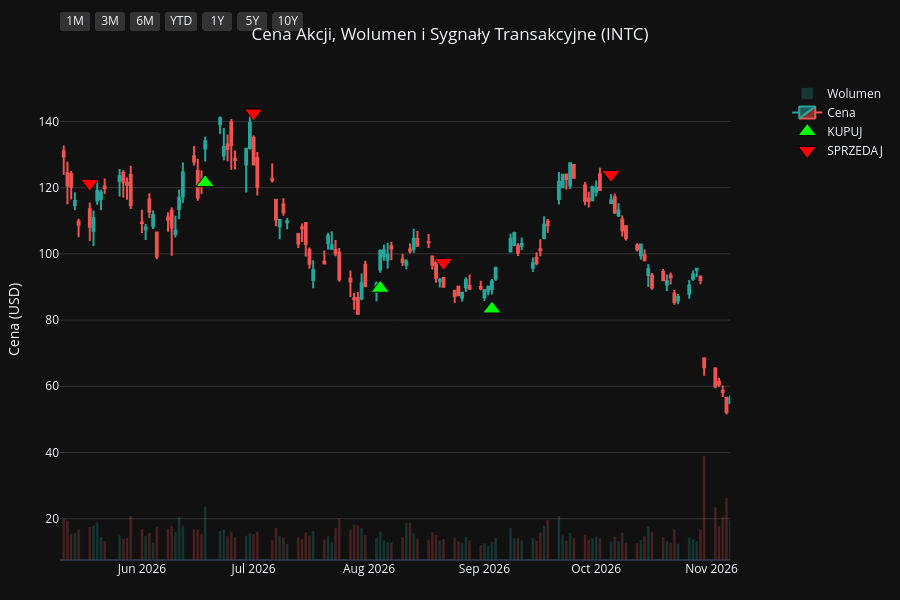
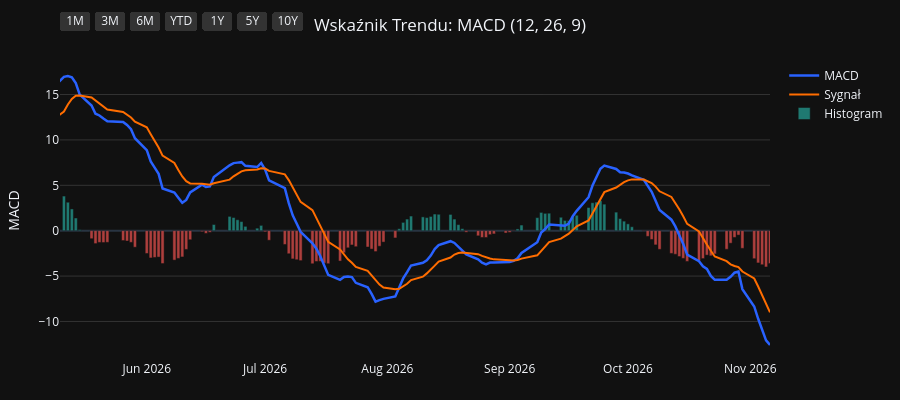
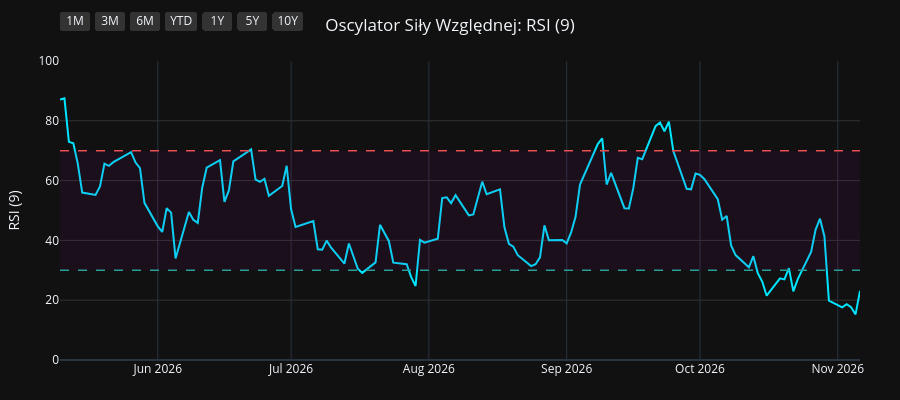
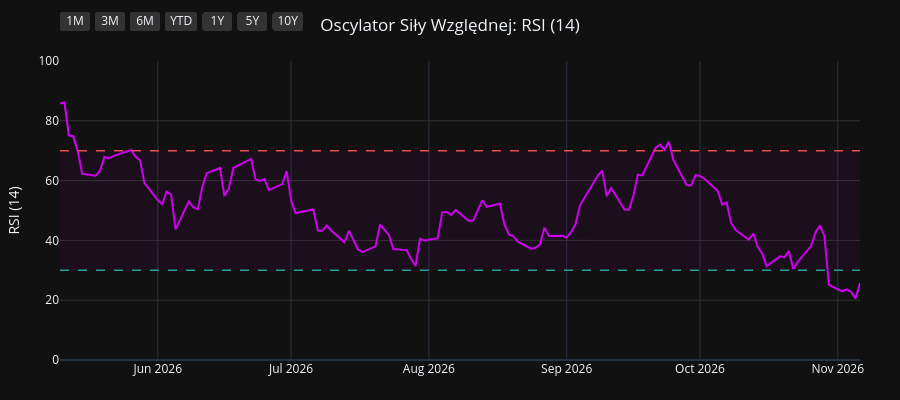

The notebook cell these images were saved under, in order:
### Code cell
import os
import yfinance as yf
import pandas as pd
import pandas_ta as ta
import plotly.graph_objects as go
from plotly.subplots import make_subplots

# 1. Pobranie i przygotowanie danych
symbol = os.environ.get("STOCK_TICKER", "").strip().upper()
if not symbol:
    raise RuntimeError("Set STOCK_TICKER before running price_extractor.ipynb")
df = yf.Ticker(symbol).history(period="10y")
df.index = df.index.tz_localize(None)

# Wskaźniki i sygnały
df.ta.macd(fast=12, slow=26, signal=9, append=True)
df.ta.rsi(length=9, append=True)
df.ta.rsi(length=14, append=True)
df.ta.rsi(length=21, append=True)
df.dropna(inplace=True)

macd = df['MACD_12_26_9']
signal = df['MACDs_12_26_9']
wczorajszy_macd = macd.shift(1)
wczorajszy_signal = signal.shift(1)

df['Decyzja'] = 'BRAK'
df.loc[(macd > signal) & (wczorajszy_macd <= wczorajszy_signal), 'Decyzja'] = 'KUPUJ'
df.loc[(macd < signal) & (wczorajszy_macd >= wczorajszy_signal), 'Decyzja'] = 'SPRZEDAJ'

df_kupuj = df[df['Decyzja'] == 'KUPUJ']
df_sprzedaj = df[df['Decyzja'] == 'SPRZEDAJ']
df_dywidendy = df[df['Dividends'] > 0]
df_splity = df[df['Stock Splits'] > 0]

# Wspólna konfiguracja osi X
konfiguracja_osi_x = dict(
    type="date",
    showspikes=True, spikemode="across", spikesnap="cursor", spikedash="dot", spikecolor="#ffffff", spikethickness=1, hoverformat="%Y-%m-%d",
    rangeselector=dict(
        buttons=list([
            dict(count=1, label="1M", step="month", stepmode="backward"),
            dict(count=3, label="3M", step="month", stepmode="backward"),
            dict(count=6, label="6M", step="month", stepmode="backward"),
            dict(count=1, label="YTD", step="year", stepmode="todate"),
            dict(count=1, label="1Y", step="year", stepmode="backward"),
            dict(count=5, label="5Y", step="year", stepmode="backward"),
            dict(step="all", label="10Y")
        ]),
        bgcolor="#333333", activecolor="#2962ff", x=0, y=1.1
    )
)

# ==========================================
# WYKRES 1: CENA + WOLUMEN + SYGNAŁY
# ==========================================
fig1 = make_subplots(specs=[[{"secondary_y": True}]])

kolory_wolumenu = ['#26a69a' if row['Close'] >= row['Open'] else '#ef5350' for index, row in df.iterrows()]
fig1.add_trace(go.Bar(x=df.index, y=df['Volume'], marker_color=kolory_wolumenu, opacity=0.25, name='Wolumen'), secondary_y=True)
fig1.add_trace(go.Candlestick(x=df.index, open=df['Open'], high=df['High'], low=df['Low'], close=df['Close'], name='Cena', increasing_line_color='#26a69a', decreasing_line_color='#ef5350'), secondary_y=False)
fig1.add_trace(go.Scatter(x=df_kupuj.index, y=df_kupuj['Low'] * 0.95, customdata=df_kupuj[['Low', 'High']], mode='markers', marker=dict(symbol='triangle-up', size=16, color='#00ff00', line=dict(width=1, color='black')), name='KUPUJ', hovertemplate='KUPUJ<br>Najniższa: %{customdata[0]:.2f}<br>Najwyższa: %{customdata[1]:.2f}<extra></extra>'), secondary_y=False)
fig1.add_trace(go.Scatter(x=df_sprzedaj.index, y=df_sprzedaj['High'] * 1.05, customdata=df_sprzedaj[['Low', 'High']], mode='markers', marker=dict(symbol='triangle-down', size=16, color='#ff0000', line=dict(width=1, color='black')), name='SPRZEDAJ', hovertemplate='SPRZEDAJ<br>Najniższa: %{customdata[0]:.2f}<br>Najwyższa: %{customdata[1]:.2f}<extra></extra>'), secondary_y=False)

if not df_dywidendy.empty:
    fig1.add_trace(go.Scatter(x=df_dywidendy.index, y=df_dywidendy['Low'] * 0.90, mode='markers+text', marker=dict(symbol='circle', size=12, color='#29b6f6', line=dict(width=1, color='white')), text=df_dywidendy['Dividends'].apply(lambda x: f"{x}$"), textposition="bottom center", name='Dywidenda', showlegend=False, hovertemplate='Dywidenda: %{text}<extra></extra>', textfont=dict(color="#29b6f6")), secondary_y=False)
if not df_splity.empty:
                    fig1.add_trace(go.Scatter(x=df_splity.index, y=df_splity['High'], mode='markers+text', marker=dict(symbol='star', size=16, color='#ffee58', line=dict(width=1, color='black')), text=df_splity['Stock Splits'].apply(lambda x: f"{x:g}:1" if x >= 1 else f"1:{1 / x:g}"), textposition="top center", name='Split', hovertemplate='%{text}<extra></extra>', textfont=dict(color="#ffee58")), secondary_y=False)

fig1.update_layout(title=dict(text=f"Cena Akcji, Wolumen i Sygnały Transakcyjne ({symbol})", x=0.5, xanchor='center'), dragmode='pan', xaxis_rangeslider_visible=False, template='plotly_dark', height=600, hovermode='x unified', margin=dict(l=60, r=40, t=60, b=40))
fig1.update_xaxes(**konfiguracja_osi_x)
fig1.update_xaxes(range=[df.index.max() - pd.Timedelta(days=180), df.index.max()])
fig1.update_yaxes(title_text="Cena (USD)", secondary_y=False, gridcolor='#333333')
fig1.update_yaxes(range=[0, df['Volume'].max() * 4], showgrid=False, showticklabels=False, secondary_y=True)
fig1.show(config={'scrollZoom': True})

# ==========================================
# WYKRES 2: WSKAŹNIK MACD
# ==========================================
fig2 = go.Figure()
fig2.add_trace(go.Scatter(x=df.index, y=df['MACD_12_26_9'], line=dict(color='#2962ff', width=2.5), name='MACD'))
fig2.add_trace(go.Scatter(x=df.index, y=df['MACDs_12_26_9'], line=dict(color='#ff6d00', width=2), name='Sygnał'))
kolory_macd = ['#26a69a' if val >= 0 else '#ef5350' for val in df['MACDh_12_26_9']]
fig2.add_trace(go.Bar(x=df.index, y=df['MACDh_12_26_9'], marker_color=kolory_macd, name='Histogram', opacity=0.7))
fig2.update_layout(title=dict(text="Wskaźnik Trendu: MACD (12, 26, 9)", x=0.5, xanchor='center'), dragmode='pan', xaxis_rangeslider_visible=False, template='plotly_dark', height=400, hovermode='x unified', margin=dict(l=60, r=40, t=60, b=40))
fig2.update_xaxes(**konfiguracja_osi_x)
fig2.update_xaxes(range=[df.index.max() - pd.Timedelta(days=180), df.index.max()])
fig2.update_yaxes(title_text="MACD", gridcolor='#333333')
fig2.show(config={'scrollZoom': True})

# ==========================================
# WYKRES 3: OSCYLATOR RSI (9)
# ==========================================
fig3 = go.Figure()
fig3.add_trace(go.Scatter(x=df.index, y=df['RSI_9'], line=dict(color='#00e5ff', width=2), name='RSI (9)'))
fig3.add_hline(y=70, line_dash="dash", line_color="#ef5350", line_width=1.5)
fig3.add_hline(y=30, line_dash="dash", line_color="#26a69a", line_width=1.5)
fig3.add_hrect(y0=30, y1=70, line_width=0, fillcolor="purple", opacity=0.1)
fig3.update_layout(title=dict(text="Oscylator Siły Względnej: RSI (9)", x=0.5, xanchor='center'), dragmode='pan', xaxis_rangeslider_visible=False, template='plotly_dark', height=400, hovermode='x unified', margin=dict(l=60, r=40, t=60, b=40))
fig3.update_xaxes(**konfiguracja_osi_x)
fig3.update_xaxes(range=[df.index.max() - pd.Timedelta(days=180), df.index.max()])
fig3.update_yaxes(title_text="RSI (9)", range=[0, 100], gridcolor='#333333')
fig3.show(config={'scrollZoom': True})

# ==========================================
# WYKRES 4: OSCYLATOR RSI (14)
# ==========================================
fig4 = go.Figure()
fig4.add_trace(go.Scatter(x=df.index, y=df['RSI_14'], line=dict(color='#d500f9', width=2), name='RSI (14)'))
fig4.add_hline(y=70, line_dash="dash", line_color="#ef5350", line_width=1.5)
fig4.add_hline(y=30, line_dash="dash", line_color="#26a69a", line_width=1.5)
fig4.add_hrect(y0=30, y1=70, line_width=0, fillcolor="purple", opacity=0.1)
fig4.update_layout(title=dict(text="Oscylator Siły Względnej: RSI (14)", x=0.5, xanchor='center'), dragmode='pan', xaxis_rangeslider_visible=False, template='plotly_dark', height=400, hovermode='x unified', margin=dict(l=60, r=40, t=60, b=40))
fig4.update_xaxes(**konfiguracja_osi_x)
fig4.update_xaxes(range=[df.index.max() - pd.Timedelta(days=180), df.index.max()])
fig4.update_yaxes(title_text="RSI (14)", range=[0, 100], gridcolor='#333333')
fig4.show(config={'scrollZoom': True})

# ==========================================
# WYKRES 5: OSCYLATOR RSI (21)
# ==========================================
fig5 = go.Figure()
fig5.add_trace(go.Scatter(x=df.index, y=df['RSI_21'], line=dict(color='#64dd17', width=2), name='RSI (21)'))
fig5.add_hline(y=70, line_dash="dash", line_color="#ef5350", line_width=1.5)
fig5.add_hline(y=30, line_dash="dash", line_color="#26a69a", line_width=1.5)
fig5.add_hrect(y0=30, y1=70, line_width=0, fillcolor="purple", opacity=0.1)
fig5.update_layout(title=dict(text="Oscylator Siły Względnej: RSI (21)", x=0.5, xanchor='center'), dragmode='pan', xaxis_rangeslider_visible=False, template='plotly_dark', height=400, hovermode='x unified', margin=dict(l=60, r=40, t=60, b=40))
fig5.update_xaxes(**konfiguracja_osi_x)
fig5.update_xaxes(range=[df.index.max() - pd.Timedelta(days=180), df.index.max()])
fig5.update_yaxes(title_text="RSI (21)", range=[0, 100], gridcolor='#333333')
fig5.show(config={'scrollZoom': True})

### Figure 1 — Plotly figure (JSON) as saved in the notebook; plotly's stock layout.template omitted (floating-point values rounded to 4 significant figures; data arrays with more than 128 entries replaced by an {"elided": "..."} marker saying what was removed)
{"data": [{"marker": {"color": {"elided": "2481 str values"}}, "name": "Wolumen", "opacity": 0.25, "type": "bar", "x": {"elided": "2481 str values"}, "xaxis": "x", "y": {"elided": "2481 int values"}, "yaxis": "y2"}, {"close": {"elided": "2481 float values"}, "decreasing": {"line": {"color": "#ef5350"}}, "high": {"elided": "2481 float values"}, "increasing": {"line": {"color": "#26a69a"}}, "low": {"elided": "2481 float values"}, "name": "Cena", "open": {"elided": "2481 float values"}, "type": "candlestick", "x": {"elided": "2481 str values"}, "xaxis": "x", "yaxis": "y"}, {"customdata": {"elided": "97x2 float values"}, "hovertemplate": "KUPUJ<br>Najniższa: %{customdata[0]:.2f}<br>Najwyższa: %{customdata[1]:.2f}<extra></extra>", "marker": {"color": "#00ff00", "line": {"color": "black", "width": 1}, "size": 16, "symbol": "triangle-up"}, "mode": "markers", "name": "KUPUJ", "type": "scatter", "x": ["2017-01-24T00:00:00", "2017-02-21T00:00:00", "2017-02-24T00:00:00", "2017-03-27T00:00:00", "2017-04-20T00:00:00", "2017-05-25T00:00:00", "2017-07-11T00:00:00", "2017-09-06T00:00:00", "2017-10-18T00:00:00", "2017-10-23T00:00:00", "2017-12-18T00:00:00", "2018-01-22T00:00:00", "2018-02-20T00:00:00", "2018-04-12T00:00:00", "2018-05-01T00:00:00", "2018-05-07T00:00:00", "2018-05-25T00:00:00", "2018-06-01T00:00:00", "2018-07-09T00:00:00", "2018-08-08T00:00:00", "2018-08-27T00:00:00", "2018-09-20T00:00:00", "2018-10-29T00:00:00", "2018-11-28T00:00:00", "2018-11-30T00:00:00", "2019-01-02T00:00:00", "2019-01-04T00:00:00", "2019-02-04T00:00:00", "2019-04-04T00:00:00", "2019-05-29T00:00:00", "2019-08-29T00:00:00", "2019-10-14T00:00:00", "2019-10-24T00:00:00", "2019-12-20T00:00:00", "2020-01-22T00:00:00", "2020-03-24T00:00:00", "2020-05-20T00:00:00", "2020-06-04T00:00:00", "2020-07-14T00:00:00", "2020-08-12T00:00:00", "2020-11-11T00:00:00", "2021-01-04T00:00:00", "2021-02-08T00:00:00", "2021-02-24T00:00:00", "2021-03-15T00:00:00", "2021-04-05T00:00:00", "2021-05-19T00:00:00", "2021-06-28T00:00:00", "2021-07-12T00:00:00", "2021-07-22T00:00:00", "2021-08-05T00:00:00", "2021-08-24T00:00:00", "2021-09-27T00:00:00", "2021-10-07T00:00:00", "2021-10-15T00:00:00", "2021-11-05T00:00:00", "2021-11-24T00:00:00", "2021-11-29T00:00:00", "2021-12-02T00:00:00", "2022-02-28T00:00:00", "2022-03-17T00:00:00", "2022-05-26T00:00:00", "2022-06-28T00:00:00", "2022-08-16T00:00:00", "2022-10-04T00:00:00", "2023-01-04T00:00:00", "2023-02-03T00:00:00", "2023-03-09T00:00:00", "2023-05-31T00:00:00", "2023-07-18T00:00:00", "2023-07-27T00:00:00", "2023-08-30T00:00:00", "2023-10-06T00:00:00", "2023-10-31T00:00:00", "2023-12-15T00:00:00", "2024-02-15T00:00:00", "2024-02-29T00:00:00", "2024-03-28T00:00:00", "2024-05-09T00:00:00", "2024-08-20T00:00:00", "2024-11-05T00:00:00", "2024-12-26T00:00:00", "2025-02-11T00:00:00", "2025-03-17T00:00:00", "2025-04-24T00:00:00", "2025-06-10T00:00:00", "2025-08-12T00:00:00", "2025-09-18T00:00:00", "2025-10-29T00:00:00", "2025-11-28T00:00:00", "2026-01-02T00:00:00", "2026-03-11T00:00:00", "2026-03-25T00:00:00", "2026-04-01T00:00:00", "2026-06-18T00:00:00", "2026-08-04T00:00:00", "2026-09-03T00:00:00"], "xaxis": "x", "y": [28.55, 28.38, 28.08, 27.29, 28.01, 28.38, 26.31, 27.84, 31.4, 32.03, 35.92, 35.72, 36.45, 41.31, 41.3, 42.66, 44.04, 45.06, 41.19, 40.17, 38.7, 37.8, 36.11, 38.96, 38.88, 37.42, 37.23, 39.44, 45.47, 35.87, 38.67, 42.87, 42.86, 48.51, 51.09, 43.24, 51.68, 51.95, 48.57, 41.13, 39.39, 42.43, 50.07, 52.17, 53.99, 55.9, 46.81, 48.98, 48.78, 48.41, 46.88, 46.65, 47.09, 47.36, 47.08, 44.53, 42.85, 42.93, 42.58, 41.59, 40.6, 37.65, 33.77, 32.27, 24.49, 24.88, 27.05, 24.08, 27.62, 31.5, 31.76, 31.56, 32.87, 33.28, 42.81, 41.39, 39.83, 41.1, 28.14, 19.78, 21.28, 19.08, 18.87, 23.15, 19.84, 19.27, 19.72, 28.65, 38.87, 35.47, 35.87, 44.33, 43.18, 42.73, 121.5, 89.6, 83.34], "yaxis": "y"}, {"customdata": {"elided": "98x2 float values"}, "hovertemplate": "SPRZEDAJ<br>Najniższa: %{customdata[0]:.2f}<br>Najwyższa: %{customdata[1]:.2f}<extra></extra>", "marker": {"color": "#ff0000", "line": {"color": "black", "width": 1}, "size": 16, "symbol": "triangle-down"}, "mode": "markers", "name": "SPRZEDAJ", "type": "scatter", "x": ["2016-12-29T00:00:00", "2017-01-31T00:00:00", "2017-02-22T00:00:00", "2017-03-01T00:00:00", "2017-04-13T00:00:00", "2017-05-10T00:00:00", "2017-06-12T00:00:00", "2017-08-16T00:00:00", "2017-10-17T00:00:00", "2017-10-19T00:00:00", "2017-11-13T00:00:00", "2018-01-03T00:00:00", "2018-02-05T00:00:00", "2018-03-19T00:00:00", "2018-04-23T00:00:00", "2018-05-02T00:00:00", "2018-05-18T00:00:00", "2018-05-31T00:00:00", "2018-06-08T00:00:00", "2018-07-27T00:00:00", "2018-08-14T00:00:00", "2018-09-10T00:00:00", "2018-10-10T00:00:00", "2018-11-21T00:00:00", "2018-11-29T00:00:00", "2018-12-07T00:00:00", "2019-01-03T00:00:00", "2019-01-28T00:00:00", "2019-03-07T00:00:00", "2019-04-26T00:00:00", "2019-08-01T00:00:00", "2019-09-23T00:00:00", "2019-10-23T00:00:00", "2019-11-15T00:00:00", "2020-01-08T00:00:00", "2020-02-14T00:00:00", "2020-05-01T00:00:00", "2020-06-03T00:00:00", "2020-06-11T00:00:00", "2020-07-24T00:00:00", "2020-10-23T00:00:00", "2020-12-18T00:00:00", "2021-01-27T00:00:00", "2021-02-23T00:00:00", "2021-02-25T00:00:00", "2021-03-24T00:00:00", "2021-04-13T00:00:00", "2021-06-21T00:00:00", "2021-07-08T00:00:00", "2021-07-16T00:00:00", "2021-07-23T00:00:00", "2021-08-18T00:00:00", "2021-09-21T00:00:00", "2021-09-29T00:00:00", "2021-10-11T00:00:00", "2021-10-22T00:00:00", "2021-11-23T00:00:00", "2021-11-26T00:00:00", "2021-12-01T00:00:00", "2022-01-20T00:00:00", "2022-03-14T00:00:00", "2022-04-05T00:00:00", "2022-06-09T00:00:00", "2022-08-01T00:00:00", "2022-08-22T00:00:00", "2022-11-28T00:00:00", "2023-01-27T00:00:00", "2023-02-06T00:00:00", "2023-04-14T00:00:00", "2023-06-26T00:00:00", "2023-07-20T00:00:00", "2023-08-08T00:00:00", "2023-09-20T00:00:00", "2023-10-18T00:00:00", "2023-12-04T00:00:00", "2024-01-03T00:00:00", "2024-02-28T00:00:00", "2024-03-15T00:00:00", "2024-04-03T00:00:00", "2024-07-23T00:00:00", "2024-10-16T00:00:00", "2024-11-19T00:00:00", "2025-01-31T00:00:00", "2025-02-28T00:00:00", "2025-03-28T00:00:00", "2025-05-22T00:00:00", "2025-07-16T00:00:00", "2025-09-05T00:00:00", "2025-10-14T00:00:00", "2025-10-30T00:00:00", "2025-12-12T00:00:00", "2026-01-27T00:00:00", "2026-03-17T00:00:00", "2026-03-26T00:00:00", "2026-05-18T00:00:00", "2026-07-01T00:00:00", "2026-08-21T00:00:00", "2026-10-05T00:00:00"], "xaxis": "x", "y": [31.48, 32.03, 31.43, 31.17, 30.87, 31.64, 31.32, 31.61, 34.94, 35.34, 40.49, 40.73, 41.66, 45.46, 46.05, 47.21, 48.68, 49.86, 49.72, 43.91, 43.79, 41.99, 41.42, 43.27, 43.88, 43.43, 41.82, 42.23, 48.19, 48.28, 47.48, 47.19, 47.86, 54.37, 54.94, 63.16, 55.21, 58.54, 59.25, 48.84, 45.87, 48.11, 52.07, 58.73, 60.68, 64.4, 62.68, 53.85, 53.54, 54.7, 52.57, 51.29, 51.69, 52.27, 52.62, 48.89, 49.13, 47.89, 48.99, 52.67, 45.12, 48.06, 40.9, 37.28, 35.02, 29.55, 28.59, 30.39, 33.04, 34.98, 35.2, 36.25, 37.44, 37.2, 44.87, 49.54, 44.11, 44.84, 43.28, 34.67, 23.67, 25.77, 21.35, 25.66, 24.76, 21.94, 24.29, 25.95, 38.38, 43.5, 42.03, 46.76, 48.38, 48.93, 121.3, 142.5, 97.41, 124.0], "yaxis": "y"}, {"hovertemplate": "Dywidenda: %{text}<extra></extra>", "marker": {"color": "#29b6f6", "line": {"color": "white", "width": 1}, "size": 12, "symbol": "circle"}, "mode": "markers+text", "name": "Dywidenda", "showlegend": false, "text": ["0.26$", "0.273$", "0.273$", "0.273$", "0.3$", "0.3$", "0.3$", "0.3$", "0.315$", "0.315$", "0.315$", "0.315$", "0.33$", "0.33$", "0.33$", "0.33$", "0.348$", "0.348$", "0.348$", "0.348$", "0.365$", "0.365$", "0.365$", "0.365$", "0.365$", "0.125$", "0.125$", "0.125$", "0.125$", "0.125$", "0.125$"], "textfont": {"color": "#29b6f6"}, "textposition": "bottom center", "type": "scatter", "x": ["2017-02-03T00:00:00", "2017-05-03T00:00:00", "2017-08-03T00:00:00", "2017-11-06T00:00:00", "2018-02-06T00:00:00", "2018-05-04T00:00:00", "2018-08-06T00:00:00", "2018-11-06T00:00:00", "2019-02-06T00:00:00", "2019-05-06T00:00:00", "2019-08-06T00:00:00", "2019-11-06T00:00:00", "2020-02-06T00:00:00", "2020-05-06T00:00:00", "2020-08-06T00:00:00", "2020-11-05T00:00:00", "2021-02-04T00:00:00", "2021-05-06T00:00:00", "2021-08-05T00:00:00", "2021-11-04T00:00:00", "2022-02-04T00:00:00", "2022-05-05T00:00:00", "2022-08-04T00:00:00", "2022-11-04T00:00:00", "2023-02-06T00:00:00", "2023-05-04T00:00:00", "2023-08-04T00:00:00", "2023-11-06T00:00:00", "2024-02-06T00:00:00", "2024-05-06T00:00:00", "2024-08-07T00:00:00"], "xaxis": "x", "y": [26.97, 27.3, 27.15, 34.82, 32.73, 39.02, 37.19, 36.43, 38.83, 39.36, 36.93, 45.24, 53.27, 47.29, 38.85, 37.04, 46.81, 46.33, 44.42, 41.51, 39.64, 37.41, 30.28, 23.79, 25.13, 26.8, 30.52, 33.61, 37.53, 27.48, 17.06], "yaxis": "y"}], "layout": {"dragmode": "pan", "height": 600, "hovermode": "x unified", "margin": {"b": 40, "l": 60, "r": 40, "t": 60}, "title": {"text": "Cena Akcji, Wolumen i Sygnały Transakcyjne (INTC)", "x": 0.5, "xanchor": "center"}, "xaxis": {"anchor": "y", "domain": [0.0, 0.94], "hoverformat": "%Y-%m-%d", "range": ["2026-05-10T00:00:00", "2026-11-06T00:00:00"], "rangeselector": {"activecolor": "#2962ff", "bgcolor": "#333333", "buttons": [{"count": 1, "label": "1M", "step": "month", "stepmode": "backward"}, {"count": 3, "label": "3M", "step": "month", "stepmode": "backward"}, {"count": 6, "label": "6M", "step": "month", "stepmode": "backward"}, {"count": 1, "label": "YTD", "step": "year", "stepmode": "todate"}, {"count": 1, "label": "1Y", "step": "year", "stepmode": "backward"}, {"count": 5, "label": "5Y", "step": "year", "stepmode": "backward"}, {"label": "10Y", "step": "all"}], "x": 0, "y": 1.1}, "rangeslider": {"visible": false}, "showspikes": true, "spikecolor": "#ffffff", "spikedash": "dot", "spikemode": "across", "spikesnap": "cursor", "spikethickness": 1, "type": "date"}, "yaxis": {"anchor": "x", "domain": [0.0, 1.0], "gridcolor": "#333333", "title": {"text": "Cena (USD)"}}, "yaxis2": {"anchor": "x", "overlaying": "y", "range": [0, 2095632000], "showgrid": false, "showticklabels": false, "side": "right"}}}

### Figure 2 — Plotly figure (JSON) as saved in the notebook; plotly's stock layout.template omitted (floating-point values rounded to 4 significant figures; data arrays with more than 128 entries replaced by an {"elided": "..."} marker saying what was removed)
{"data": [{"line": {"color": "#2962ff", "width": 2.5}, "name": "MACD", "type": "scatter", "x": {"elided": "2481 str values"}, "y": {"elided": "2481 float values"}}, {"line": {"color": "#ff6d00", "width": 2}, "name": "Sygnał", "type": "scatter", "x": {"elided": "2481 str values"}, "y": {"elided": "2481 float values"}}, {"marker": {"color": {"elided": "2481 str values"}}, "name": "Histogram", "opacity": 0.7, "type": "bar", "x": {"elided": "2481 str values"}, "y": {"elided": "2481 float values"}}], "layout": {"dragmode": "pan", "height": 400, "hovermode": "x unified", "margin": {"b": 40, "l": 60, "r": 40, "t": 60}, "title": {"text": "Wskaźnik Trendu: MACD (12, 26, 9)", "x": 0.5, "xanchor": "center"}, "xaxis": {"hoverformat": "%Y-%m-%d", "range": ["2026-05-10T00:00:00", "2026-11-06T00:00:00"], "rangeselector": {"activecolor": "#2962ff", "bgcolor": "#333333", "buttons": [{"count": 1, "label": "1M", "step": "month", "stepmode": "backward"}, {"count": 3, "label": "3M", "step": "month", "stepmode": "backward"}, {"count": 6, "label": "6M", "step": "month", "stepmode": "backward"}, {"count": 1, "label": "YTD", "step": "year", "stepmode": "todate"}, {"count": 1, "label": "1Y", "step": "year", "stepmode": "backward"}, {"count": 5, "label": "5Y", "step": "year", "stepmode": "backward"}, {"label": "10Y", "step": "all"}], "x": 0, "y": 1.1}, "rangeslider": {"visible": false}, "showspikes": true, "spikecolor": "#ffffff", "spikedash": "dot", "spikemode": "across", "spikesnap": "cursor", "spikethickness": 1, "type": "date"}, "yaxis": {"gridcolor": "#333333", "title": {"text": "MACD"}}}}

### Figure 3 — Plotly figure (JSON) as saved in the notebook; plotly's stock layout.template omitted (floating-point values rounded to 4 significant figures; data arrays with more than 128 entries replaced by an {"elided": "..."} marker saying what was removed)
{"data": [{"line": {"color": "#00e5ff", "width": 2}, "name": "RSI (9)", "type": "scatter", "x": {"elided": "2481 str values"}, "y": {"elided": "2481 float values"}}], "layout": {"dragmode": "pan", "height": 400, "hovermode": "x unified", "margin": {"b": 40, "l": 60, "r": 40, "t": 60}, "shapes": [{"line": {"color": "#ef5350", "dash": "dash", "width": 1.5}, "type": "line", "x0": 0, "x1": 1, "xref": "x domain", "y0": 70, "y1": 70, "yref": "y"}, {"line": {"color": "#26a69a", "dash": "dash", "width": 1.5}, "type": "line", "x0": 0, "x1": 1, "xref": "x domain", "y0": 30, "y1": 30, "yref": "y"}, {"fillcolor": "purple", "line": {"width": 0}, "opacity": 0.1, "type": "rect", "x0": 0, "x1": 1, "xref": "x domain", "y0": 30, "y1": 70, "yref": "y"}], "title": {"text": "Oscylator Siły Względnej: RSI (9)", "x": 0.5, "xanchor": "center"}, "xaxis": {"hoverformat": "%Y-%m-%d", "range": ["2026-05-10T00:00:00", "2026-11-06T00:00:00"], "rangeselector": {"activecolor": "#2962ff", "bgcolor": "#333333", "buttons": [{"count": 1, "label": "1M", "step": "month", "stepmode": "backward"}, {"count": 3, "label": "3M", "step": "month", "stepmode": "backward"}, {"count": 6, "label": "6M", "step": "month", "stepmode": "backward"}, {"count": 1, "label": "YTD", "step": "year", "stepmode": "todate"}, {"count": 1, "label": "1Y", "step": "year", "stepmode": "backward"}, {"count": 5, "label": "5Y", "step": "year", "stepmode": "backward"}, {"label": "10Y", "step": "all"}], "x": 0, "y": 1.1}, "rangeslider": {"visible": false}, "showspikes": true, "spikecolor": "#ffffff", "spikedash": "dot", "spikemode": "across", "spikesnap": "cursor", "spikethickness": 1, "type": "date"}, "yaxis": {"gridcolor": "#333333", "range": [0, 100], "title": {"text": "RSI (9)"}}}}

### Figure 4 — Plotly figure (JSON) as saved in the notebook; plotly's stock layout.template omitted (floating-point values rounded to 4 significant figures; data arrays with more than 128 entries replaced by an {"elided": "..."} marker saying what was removed)
{"data": [{"line": {"color": "#d500f9", "width": 2}, "name": "RSI (14)", "type": "scatter", "x": {"elided": "2481 str values"}, "y": {"elided": "2481 float values"}}], "layout": {"dragmode": "pan", "height": 400, "hovermode": "x unified", "margin": {"b": 40, "l": 60, "r": 40, "t": 60}, "shapes": [{"line": {"color": "#ef5350", "dash": "dash", "width": 1.5}, "type": "line", "x0": 0, "x1": 1, "xref": "x domain", "y0": 70, "y1": 70, "yref": "y"}, {"line": {"color": "#26a69a", "dash": "dash", "width": 1.5}, "type": "line", "x0": 0, "x1": 1, "xref": "x domain", "y0": 30, "y1": 30, "yref": "y"}, {"fillcolor": "purple", "line": {"width": 0}, "opacity": 0.1, "type": "rect", "x0": 0, "x1": 1, "xref": "x domain", "y0": 30, "y1": 70, "yref": "y"}], "title": {"text": "Oscylator Siły Względnej: RSI (14)", "x": 0.5, "xanchor": "center"}, "xaxis": {"hoverformat": "%Y-%m-%d", "range": ["2026-05-10T00:00:00", "2026-11-06T00:00:00"], "rangeselector": {"activecolor": "#2962ff", "bgcolor": "#333333", "buttons": [{"count": 1, "label": "1M", "step": "month", "stepmode": "backward"}, {"count": 3, "label": "3M", "step": "month", "stepmode": "backward"}, {"count": 6, "label": "6M", "step": "month", "stepmode": "backward"}, {"count": 1, "label": "YTD", "step": "year", "stepmode": "todate"}, {"count": 1, "label": "1Y", "step": "year", "stepmode": "backward"}, {"count": 5, "label": "5Y", "step": "year", "stepmode": "backward"}, {"label": "10Y", "step": "all"}], "x": 0, "y": 1.1}, "rangeslider": {"visible": false}, "showspikes": true, "spikecolor": "#ffffff", "spikedash": "dot", "spikemode": "across", "spikesnap": "cursor", "spikethickness": 1, "type": "date"}, "yaxis": {"gridcolor": "#333333", "range": [0, 100], "title": {"text": "RSI (14)"}}}}
